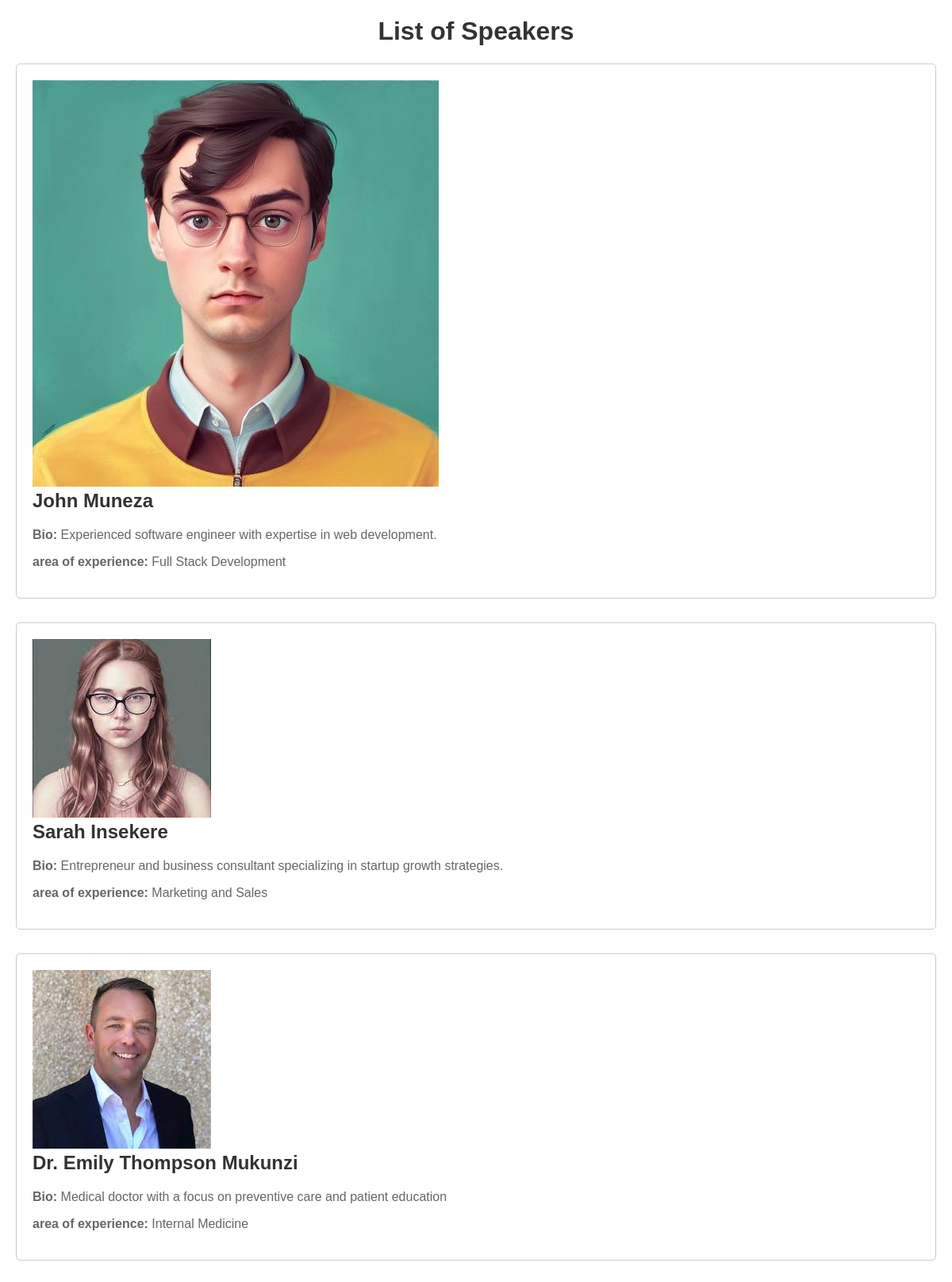
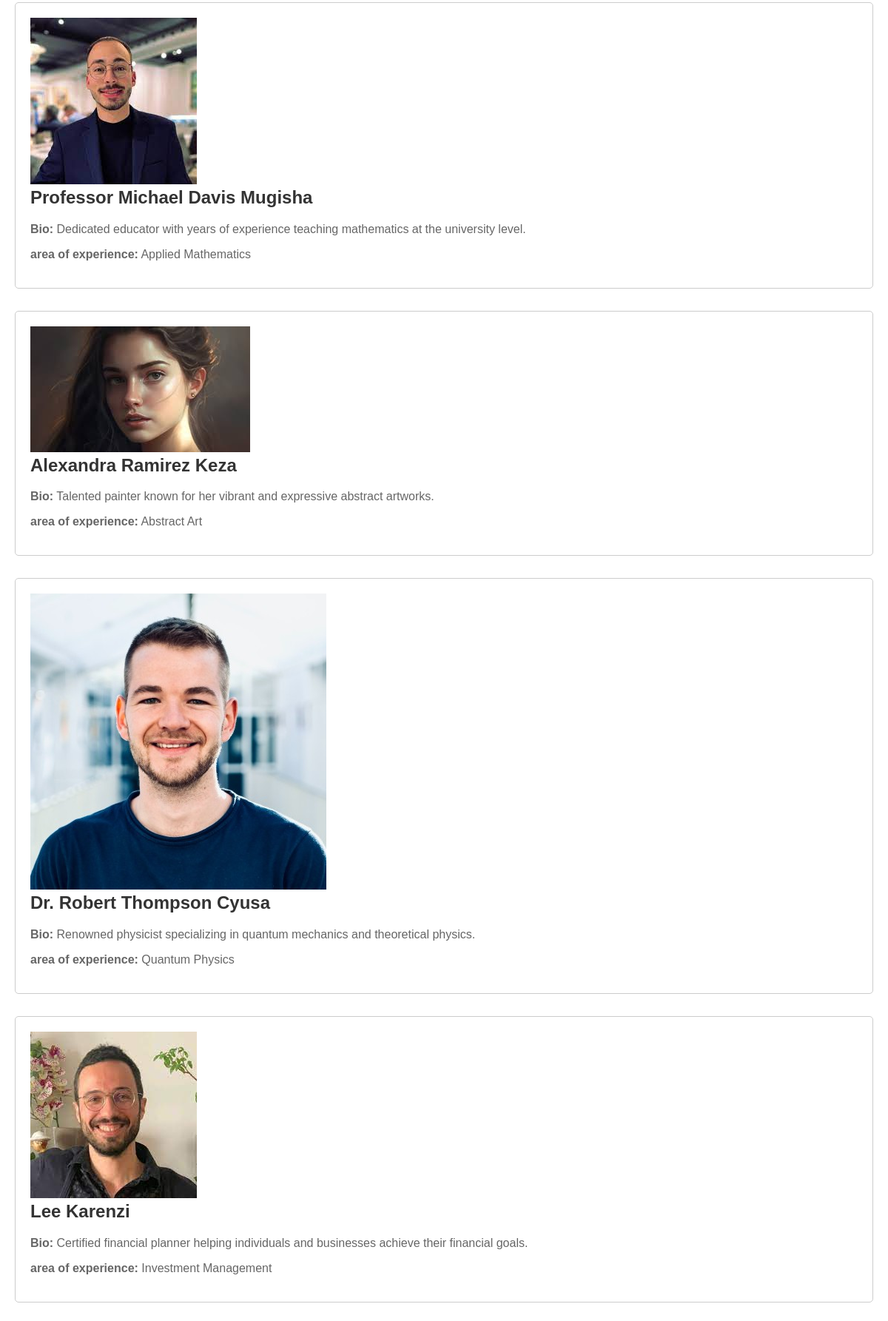
Screenshot of /speakers/ (upper part) with the database file from the repository (2 pictures, top to bottom).
### speakers/models.py (models this page shows, shortened)
class Speaker(models.Model):
    Category=models.ForeignKey(Category, related_name='speakers', on_delete=models.CASCADE)
    name =models.CharField(max_length= 255)
    bio = models.TextField(blank=True, null=False)
    contact_info = models.CharField(max_length= 50)
    Profile_picture = models.ImageField(upload_to='speaker_images',blank=True, null=True)
    area_of_experience= models.CharField(max_length= 255)

### speakers/views.py (the view)
# urls.py: path("", speakerList),
def speakerList(request):
    speakers = Speaker.objects.all()
    return render(request, "speakers.html", {"speakers": speakers})

### templates/speakers.html (shortened to what this page needs)
<!DOCTYPE html>
<html>
  <head>
  </head>
  <body>
    <h1>List of Speakers</h1>
    {% for speaker in speakers %}
    <div class="speaker">
      <img class="Profile_picture" src="{{speaker.Profile_picture.url}}" alt="Profile_picture">
      <h2>{{ speaker.name }}</h2>
      <p><strong>Bio:</strong> {{ speaker.bio }}</p>
      <p><strong>area of experience:</strong> {{ speaker.area_of_experience }}</p>
    </div>
    {% endfor %}
  </body>
</html>

### templates/speakers.html (style rules this page uses)
body { font-family: Arial, sans-serif; margin: 20px; }
h1 { text-align: center; color: #333; }
.speaker { margin-bottom: 30px; border: 1px solid #ccc; padding: 20px; border-radius: 5px; }
.speaker h2 { margin-top: 0; color: #333; }
.speaker p { margin-top: 10px; color: #666; }

### rows the page displays
Speaker: Profile_picture (picture), name "John Muneza", bio "Experienced software engineer with expertise in web development.", area_of_experience "Full Stack Development"
Speaker: Profile_picture (picture), name "Sarah Insekere", bio "Entrepreneur and business consultant specializing in startup growth strategies.", area_of_experience "Marketing and Sales"
Speaker: Profile_picture (picture), name "Dr. Emily Thompson Mukunzi", bio "Medical doctor with a focus on preventive care and patient education", area_of_experience "Internal Medicine"
Speaker: Profile_picture (picture), name "Professor Michael Davis Mugisha", bio "Dedicated educator with years of experience teaching mathematics at the university level.", area_of_experience "Applied Mathematics"
Speaker: Profile_picture (picture), name "Alexandra Ramirez Keza", bio "Talented painter known for her vibrant and expressive abstract artworks.", area_of_experience "Abstract Art"
Speaker: Profile_picture (picture), name "Dr. Robert Thompson Cyusa", bio "Renowned physicist specializing in quantum mechanics and theoretical physics.", area_of_experience "Quantum Physics"
Speaker: Profile_picture (picture), name "Lee Karenzi", bio "Certified financial planner helping individuals and businesses achieve their financial goals.", area_of_experience "Investment Management"
